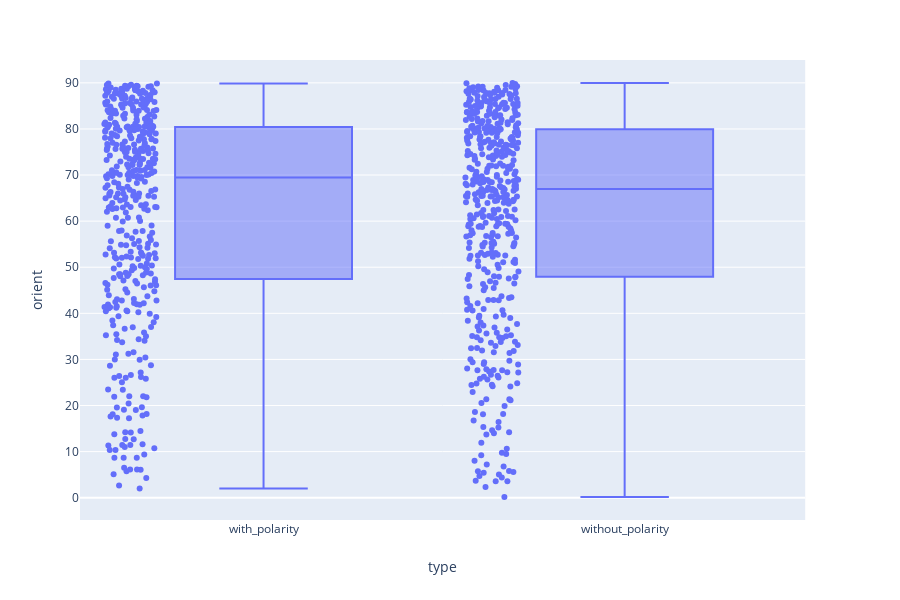

Here is the notebook cell this chart was saved with:
### Code cell
import plotly.express as px
ar1 = pd.DataFrame(with_polarity['orient'])
ar1['type']='with_polarity'

ar2 = pd.DataFrame(without_polarity['orient'])
ar2['type']='without_polarity'
ar = [ar1, ar2]
ar = pd.concat(ar)
fig = px.box(ar, x="type", y="orient", points="all")
fig.show()

### Figure 1 — Plotly figure (JSON) as saved in the notebook; plotly's stock layout.template omitted (floating-point values rounded to 4 significant figures; data arrays with more than 128 entries replaced by an {"elided": "..."} marker saying what was removed)
{"data": [{"alignmentgroup": "True", "boxpoints": "all", "hoverlabel": {"namelength": 0}, "hovertemplate": "type=%{x}<br>orient=%{y}", "legendgroup": "", "marker": {"color": "#636efa"}, "name": "", "notched": false, "offsetgroup": "", "orientation": "v", "showlegend": false, "type": "box", "x": {"elided": "935 str values"}, "x0": " ", "xaxis": "x", "y": {"elided": "935 float values"}, "y0": " ", "yaxis": "y"}], "layout": {"boxmode": "group", "height": 600, "legend": {"tracegroupgap": 0}, "margin": {"t": 60}, "xaxis": {"anchor": "y", "domain": [0, 0.98], "title": {"text": "type"}}, "yaxis": {"anchor": "x", "domain": [0, 1], "title": {"text": "orient"}}}}
